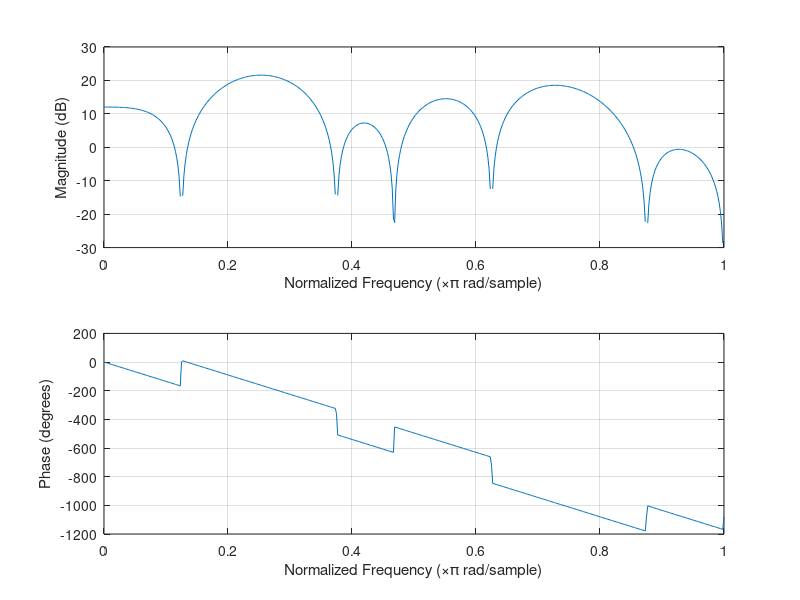
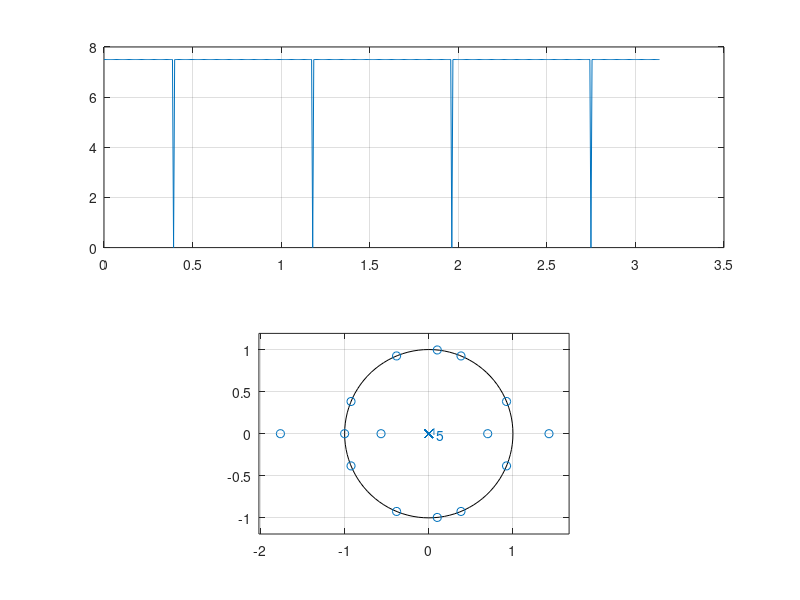

These figures' MATLAB source, in order:
%% type 2
b = [-1 -1 2 1 1 2 -1 -1]
b = [b flip(b)]

figure(1)
freqz(b,1)

figure(2)
subplot(211)
grpdelay(b,1)
subplot(212)
zplane(b,1)

